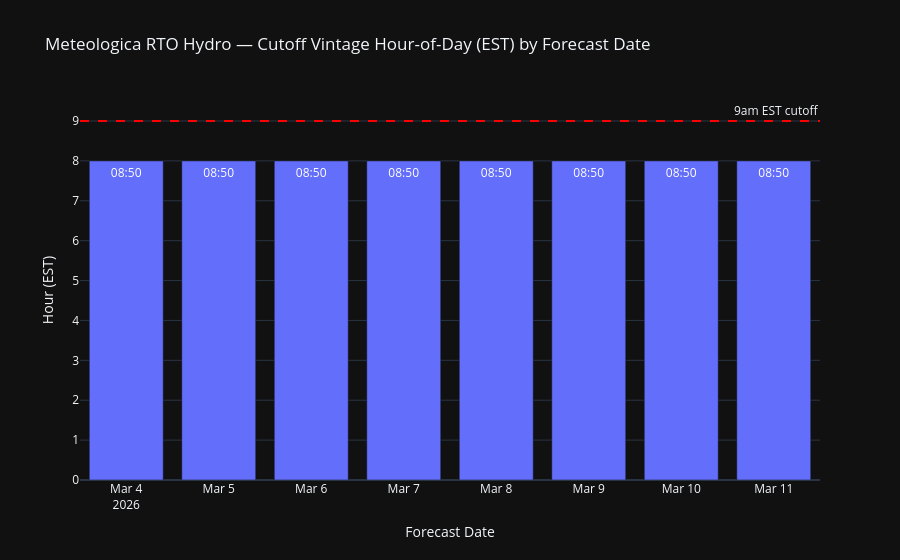

Here is the notebook cell this chart was saved with:
### Code cell
fig = px.bar(
    cutoff_times,
    x="forecast_date",
    y="cutoff_hour",
    text="cutoff_time_str",
    title="Meteologica RTO Hydro — Cutoff Vintage Hour-of-Day (EST) by Forecast Date",
    template="plotly_dark",
)
fig.add_hline(y=9, line_dash="dash", line_color="red", annotation_text="9am EST cutoff")
fig.update_layout(yaxis_title="Hour (EST)", xaxis_title="Forecast Date")
fig.show()

### Figure 1 — Plotly figure (JSON) as saved in the notebook; plotly's stock layout.template omitted (floating-point values rounded to 4 significant figures)
{"data": [{"hovertemplate": "forecast_date=%{x}<br>cutoff_hour=%{y}<br>cutoff_time_str=%{text}<extra></extra>", "legendgroup": "", "marker": {"color": "#636efa", "pattern": {"shape": ""}}, "name": "", "orientation": "v", "showlegend": false, "text": ["08:50", "08:50", "08:50", "08:50", "08:50", "08:50", "08:50", "08:50"], "textposition": "auto", "type": "bar", "x": ["2026-03-04", "2026-03-05", "2026-03-06", "2026-03-07", "2026-03-08", "2026-03-09", "2026-03-10", "2026-03-11"], "xaxis": "x", "y": [8, 8, 8, 8, 8, 8, 8, 8], "yaxis": "y"}], "layout": {"annotations": [{"showarrow": false, "text": "9am EST cutoff", "x": 1, "xanchor": "right", "xref": "x domain", "y": 9, "yanchor": "bottom", "yref": "y"}], "barmode": "relative", "legend": {"tracegroupgap": 0}, "shapes": [{"line": {"color": "red", "dash": "dash"}, "type": "line", "x0": 0, "x1": 1, "xref": "x domain", "y0": 9, "y1": 9, "yref": "y"}], "title": {"text": "Meteologica RTO Hydro — Cutoff Vintage Hour-of-Day (EST) by Forecast Date"}, "xaxis": {"anchor": "y", "domain": [0, 1], "title": {"text": "Forecast Date"}}, "yaxis": {"anchor": "x", "domain": [0, 1], "title": {"text": "Hour (EST)"}}}}
